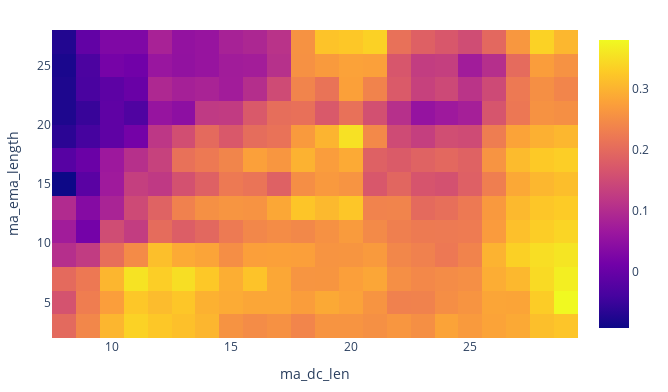

Source (notebook cell):
### Code cell
fig = returns.vbt.heatmap(
    x_level= "ma_dc_len",
    y_level="ma_ema_length",
  
)
fig.show()

### Figure 1 — Plotly figure (JSON) as saved in the notebook; plotly's stock layout.template omitted (floating-point values rounded to 4 significant figures; data arrays with more than 128 entries replaced by an {"elided": "..."} marker saying what was removed)
{"data": [{"colorscale": [[0, "#0d0887"], [0.1111, "#46039f"], [0.2222, "#7201a8"], [0.3333, "#9c179e"], [0.4444, "#bd3786"], [0.5556, "#d8576b"], [0.6667, "#ed7953"], [0.7778, "#fb9f3a"], [0.8889, "#fdca26"], [1, "#f0f921"]], "hoverongaps": false, "hovertemplate": "ma_dc_len: %{x}<br>ma_ema_length: %{y}<br>value: %{z}<extra></extra>", "type": "heatmap", "uid": "510b1751-043a-4018-b894-c48012b21a9f", "x": [8, 9, 10, 11, 12, 13, 14, 15, 16, 17, 18, 19, 20, 21, 22, 23, 24, 25, 26, 27, 28, 29], "y": [3, 5, 7, 9, 11, 13, 15, 17, 19, 21, 23, 25, 27], "z": {"elided": "13x22 float values"}}], "layout": {"height": 392, "legend": {"orientation": "h", "traceorder": "normal", "x": 1, "xanchor": "right", "y": 1.02, "yanchor": "bottom"}, "margin": {"b": 30, "l": 30, "r": 30, "t": 30}, "width": 668, "xaxis": {"title": {"text": "ma_dc_len"}}, "yaxis": {"title": {"text": "ma_ema_length"}}}}
